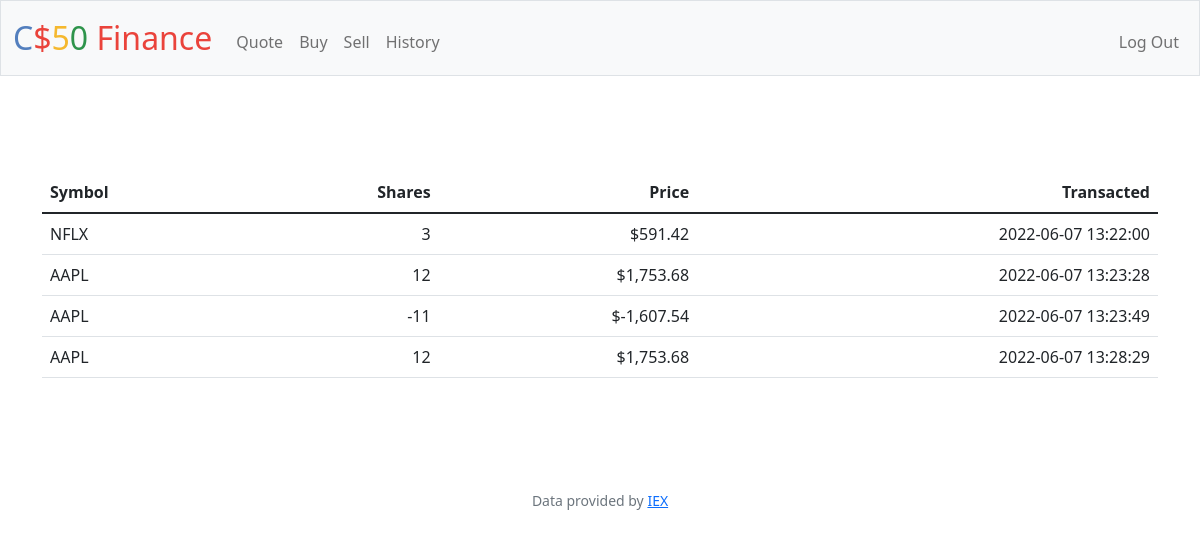
Screenshot of /history (signed in) with the database file from the repository.
### tables this page shows
CREATE TABLE 'transactions' ('id' INTEGER PRIMARY KEY AUTOINCREMENT NOT NULL, 'user_id' INTEGER, 'symbol' TEXT, 'shares' INTEGER, 'price' REAL, 'date' DATETIME, 'name' TEXT);

### app.py (the view)
@app.route("/history")
@login_required
def history():
    user = session["user_id"]
    history = db.execute("SELECT symbol, shares, price, date FROM transactions WHERE user_id = ?", user)
    return render_template("history.html", history=history)

### app.py (called while the page is built)
@app.after_request
def after_request(response):
    response.headers["Cache-Control"] = "no-cache, no-store, must-revalidate"
    response.headers["Expires"] = 0
    response.headers["Pragma"] = "no-cache"
    return response

### helpers.py (called while the page is built)
def login_required(f):
    @wraps(f)
    def decorated_function(*args, **kwargs):
        if session.get("user_id") is None:
            return redirect("/login")
        return f(*args, **kwargs)
    return decorated_function

def usd(value):
    return f"${value:,.2f}"

### templates/history.html (shortened to what this page needs)
{% extends "layout.html" %}
{% block main %}
<main class="container py-5 text-center">
    <table class="table">
        <thead>
            <tr>
                <th class="text-start">Symbol</th>
                <th class="text-end">Shares</th>
                <th class="text-end">Price</th>
                <th class="text-end">Transacted</th>
            </tr>
        </thead>
        <tbody>
            {% for row in history %}
                <tr>
                    <td class="text-start">{{row["symbol"]}}</td>
                    <td class="text-end">{{row["shares"]}}</td>
                    <td class="text-end">{{(row["price"] * row ["shares"]) | usd}}</td>
                    <td class="text-end">{{row["date"]}}</td>
                </tr>
            {% endfor %}
        </tbody>
    </table>
    </main>
{% endblock %}

### templates/layout.html (shortened to what this page needs)
<!DOCTYPE html>
<html lang="en">
    <head>
        <link href="https://cdn.jsdelivr.net/npm/bootstrap@5.1.3/dist/css/bootstrap.min.css" rel="stylesheet">
        <link href="/static/styles.css" rel="stylesheet">
    </head>
    <body>
        <nav class="bg-light border navbar navbar-expand-md navbar-light">
            <div class="container-fluid">
                <a class="navbar-brand" href="/"><span class="blue">C</span><span class="red">$</span><span class="yellow">5</span><span class="green">0</span> <span class="red">Finance</span></a>
                <div class="collapse navbar-collapse" id="navbar">
                    {% if session["user_id"] %}
                        <ul class="navbar-nav me-auto mt-2">
                            <li class="nav-item"><a class="nav-link" href="/quote">Quote</a></li>
                            <li class="nav-item"><a class="nav-link" href="/buy">Buy</a></li>
                            <li class="nav-item"><a class="nav-link" href="/sell">Sell</a></li>
                            <li class="nav-item"><a class="nav-link" href="/history">History</a></li>
                        </ul>
                        <ul class="navbar-nav ms-auto mt-2">
                            <li class="nav-item"><a class="nav-link" href="/logout">Log Out</a></li>
                        </ul>
                    {% else %}
                        <ul class="navbar-nav ms-auto mt-2">
                            <li class="nav-item"><a class="nav-link" href="/register">Register</a></li>
                            <li class="nav-item"><a class="nav-link" href="/login">Log In</a></li>
                        </ul>
                    {% endif %}
                </div>
            </div>
        </nav>
        <main class="container-fluid py-5 text-center">
            {% block main %}{% endblock %}
        </main>
        <footer class="mb-5 small text-center text-muted">
            Data provided by <a href="https://iexcloud.io/">IEX</a>
        </footer>
    </body>
</html>

### static/styles.css (style rules this page uses)
nav .navbar-brand { font-size: xx-large; }
nav .navbar-brand .blue { color: #537fbe; }
nav .navbar-brand .red { color: #ea433b; }
nav .navbar-brand .yellow { color: #f5b82e; }
nav .navbar-brand .green { color: #2e944b; }

### rows the page displays
transactions: symbol "NFLX", shares "3", (row['price']*row['shares'])|usd "$591.42", date "2022-06-07 13:22:00"
transactions: symbol "AAPL", shares "12", (row['price']*row['shares'])|usd "$1,753.68", date "2022-06-07 13:23:28"
transactions: symbol "AAPL", shares "-11", (row['price']*row['shares'])|usd "$-1,607.54", date "2022-06-07 13:23:49"
transactions: symbol "AAPL", shares "12", (row['price']*row['shares'])|usd "$1,753.68", date "2022-06-07 13:28:29"
